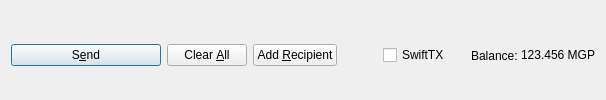
         <widget class="QFrame" name="frame_Send">
          <layout class="QHBoxLayout" name="horizontalLayout">
           <property name="bottomMargin">
            <number>0</number>
           </property>
           <item>
            <widget class="QPushButton" name="sendButton">
             <property name="minimumSize">
              <size>
               <width>150</width>
               <height>0</height>
              </size>
             </property>
             <property name="toolTip">
              <string>Confirm the send action</string>
             </property>
             <property name="text">
              <string>S&amp;end</string>
             </property>
             <property name="icon">
              <iconset resource="../mgpcoin.qrc">
               <normaloff>:/icons/send</normaloff>:/icons/send</iconset>
             </property>
             <property name="autoDefault">
              <bool>false</bool>
             </property>
             <property name="default">
              <bool>true</bool>
             </property>
            </widget>
           </item>
           <item>
            <widget class="QPushButton" name="clearButton">
             <property name="sizePolicy">
              <sizepolicy hsizetype="Minimum" vsizetype="Fixed">
               <horstretch>0</horstretch>
               <verstretch>0</verstretch>
              </sizepolicy>
             </property>
             <property name="toolTip">
              <string>Clear all fields of the form.</string>
             </property>
             <property name="text">
              <string>Clear &amp;All</string>
             </property>
             <property name="icon">
              <iconset resource="../mgpcoin.qrc">
               <normaloff>:/icons/remove</normaloff>:/icons/remove</iconset>
             </property>
             <property name="autoDefault">
              <bool>false</bool>
             </property>
            </widget>
           </item>
           <item>
            <widget class="QPushButton" name="addButton">
             <property name="toolTip">
              <string>Send to multiple recipients at once</string>
             </property>
             <property name="text">
              <string>Add &amp;Recipient</string>
             </property>
             <property name="icon">
              <iconset resource="../mgpcoin.qrc">
               <normaloff>:/icons/add</normaloff>:/icons/add</iconset>
             </property>
             <property name="autoDefault">
              <bool>false</bool>
             </property>
            </widget>
           </item>
           <item>
            <spacer name="horizontalSpacer">
             <property name="orientation">
              <enum>Qt::Horizontal</enum>
             </property>
             <property name="sizeHint" stdset="0">
              <size>
               <width>40</width>
               <height>20</height>
              </size>
             </property>
            </spacer>
           </item>
           <item>
            <layout class="QHBoxLayout" name="horizontalLayout_2">
             <property name="spacing">
              <number>3</number>
             </property>
             <item>
              <widget class="QCheckBox" name="checkSwiftTX">
               <property name="enabled">
                <bool>true</bool>
               </property>
               <property name="minimumSize">
                <size>
                 <width>85</width>
                 <height>0</height>
                </size>
               </property>
               <property name="text">
                <string>SwiftTX</string>
               </property>
              </widget>
             </item>
             <item>
              <widget class="QLabel" name="label">
               <property name="text">
                <string>Balance:</string>
               </property>
              </widget>
             </item>
             <item>
              <widget class="QLabel" name="labelBalance">
               <property name="sizePolicy">
                <sizepolicy hsizetype="Preferred" vsizetype="Fixed">
                 <horstretch>0</horstretch>
                 <verstretch>0</verstretch>
                </sizepolicy>
               </property>
               <property name="cursor">
                <cursorShape>IBeamCursor</cursorShape>
               </property>
               <property name="text">
                <string notr="true">123.456 MGP</string>
               </property>
               <property name="textInteractionFlags">
                <set>Qt::LinksAccessibleByMouse|Qt::TextSelectableByKeyboard|Qt::TextSelectableByMouse</set>
               </property>
              </widget>
             </item>
            </layout>
           </item>
          </layout>
         </widget>
